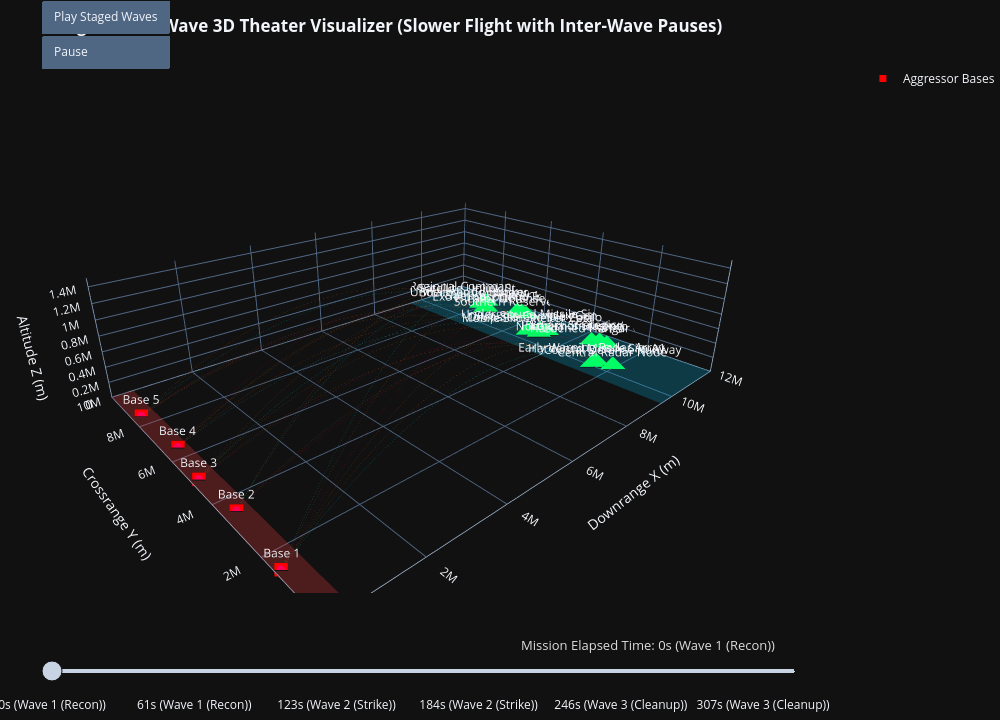

Notebook code for this chart:
### Code cell
# ==============================================================================
# 6. SLOWER STAGED-WAVE PLAYABLE / PAUSABLE 3D THEATER VISUALIZER
# ==============================================================================
def build_staged_wave_3d_visualizer(flight_records, target_list, n_frames=100, t_total_sim=320.0):
    fig = go.Figure()
    
    # 1. Base Battlefield Zones
    base_traces = [
        go.Mesh3d(
            x=[0, 500e3, 500e3, 0], y=[0, 0, 10000e3, 10000e3], z=[0, 0, 0, 0],
            color='rgba(255, 60, 60, 0.25)', name='Aggressor Sector (0-500 km)', hoverinfo='name'
        ),
        go.Mesh3d(
            x=[9500e3, 12000e3, 12000e3, 9500e3], y=[0, 0, 10000e3, 10000e3], z=[0, 0, 0, 0],
            color='rgba(0, 200, 255, 0.22)', name='Defended Target Sector (>= 10,000 km)', hoverinfo='name'
        ),
        go.Scatter3d(
            x=AGGRESSOR_LAUNCH_BASES[:, 0], y=AGGRESSOR_LAUNCH_BASES[:, 1], z=AGGRESSOR_LAUNCH_BASES[:, 2],
            mode='markers+text', marker=dict(size=7, color='red', symbol='square'),
            text=[f"Base {i+1}" for i in range(len(AGGRESSOR_LAUNCH_BASES))],
            textposition='top center', name='Aggressor Bases'
        )
    ]
    
    # 2. Vital Targets
    for t in target_list:
        base_traces.append(go.Scatter3d(
            x=[t['x']], y=[t['y']], z=[0],
            mode='markers+text',
            marker=dict(size=8, color='#00ff66' if t['status']=='DESTROYED' else '#ff2244', symbol='diamond'),
            text=[t['name']], textposition='top center',
            name=f"Target: {t['name']}", showlegend=False
        ))
        
    # Pre-calculate continuous 3D paths for all missiles
    missile_info = []
    
    for m in flight_records:
        lp = m['launch_pos']
        tp = m['target_pos']
        apogee = m['apogee_km'] * 1e3
        col = m['color']
        
        missile_info.append({
            'record': m,
            'lp': lp,
            'tp': tp,
            'apogee': apogee,
            'col': col,
            't_launch': m['t_launch'],
            't_impact': m['t_impact']
        })
        
        # Static dashed guide line
        u_pts = np.linspace(0.0, 1.0, 40)
        gx = lp[0] + u_pts * (tp[0] - lp[0])
        gy = lp[1] + u_pts * (tp[1] - lp[1])
        gz = 4.0 * apogee * u_pts * (1.0 - u_pts)
        base_traces.append(go.Scatter3d(
            x=gx, y=gy, z=gz,
            mode='lines', line=dict(color=col, width=1.5, dash='dot'),
            opacity=0.20, showlegend=False, hoverinfo='none'
        ))
        
    # Initial Frame 0 Active Traces
    for mi in missile_info:
        col = mi['col']
        base_traces.append(go.Scatter3d(x=[mi['lp'][0]], y=[mi['lp'][1]], z=[0], mode='lines', line=dict(color=col, width=3), showlegend=False))
        base_traces.append(go.Scatter3d(x=[mi['lp'][0]], y=[mi['lp'][1]], z=[0], mode='markers', marker=dict(size=5, color=col, symbol='circle'), showlegend=False))
        base_traces.append(go.Scatter3d(x=[], y=[], z=[], mode='markers', marker=dict(size=1, color='gold'), showlegend=False))
        
    fig = go.Figure(data=base_traces)
    
    # Generate Timeline Frames
    t_timeline = np.linspace(0.0, t_total_sim, n_frames)
    frames = []
    
    for k, curr_t in enumerate(t_timeline):
        frame_data = []
        for mi in missile_info:
            lp = mi['lp']
            tp = mi['tp']
            apogee = mi['apogee']
            col = mi['col']
            tl = mi['t_launch']
            ti = mi['t_impact']
            rec = mi['record']
            
            if curr_t < tl:
                # Missile has not launched yet (stay at base)
                frame_data.append(go.Scatter3d(x=[lp[0]], y=[lp[1]], z=[0]))
                frame_data.append(go.Scatter3d(x=[lp[0]], y=[lp[1]], z=[0], text=[f"Missile #{rec['missile_id']}<br>Status: Standby on Launch Pad"]))
                frame_data.append(go.Scatter3d(x=[], y=[], z=[]))
            elif curr_t <= ti:
                # Missile is in active flight
                progress = (curr_t - tl) / max(1.0, (ti - tl))
                sub_u = np.linspace(0.0, progress, 25)
                tx = lp[0] + sub_u * (tp[0] - lp[0])
                ty = lp[1] + sub_u * (tp[1] - lp[1])
                tz = 4.0 * apogee * sub_u * (1.0 - sub_u)
                
                curr_head_x = tx[-1]
                curr_head_y = ty[-1]
                curr_head_z = tz[-1]
                
                frame_data.append(go.Scatter3d(x=tx, y=ty, z=tz))
                frame_data.append(go.Scatter3d(
                    x=[curr_head_x], y=[curr_head_y], z=[curr_head_z],
                    text=[f"Missile #{rec['missile_id']} ({rec['wave']})<br>{rec['role']}<br>Alt: {curr_head_z/1e3:.1f}km<br>Speed: Mach {rec['speed_mach']:.1f}"]
                ))
                frame_data.append(go.Scatter3d(x=[], y=[], z=[]))
            else:
                # Missile has completed flight / impacted
                full_u = np.linspace(0.0, 1.0, 25)
                tx = lp[0] + full_u * (tp[0] - lp[0])
                ty = lp[1] + full_u * (tp[1] - lp[1])
                tz = 4.0 * apogee * full_u * (1.0 - full_u)
                
                frame_data.append(go.Scatter3d(x=tx, y=ty, z=tz))
                frame_data.append(go.Scatter3d(x=[tp[0]], y=[tp[1]], z=[0], text=[f"Missile #{rec['missile_id']}<br>Outcome: {rec['outcome']}"]))
                
                # Explosion burst within 15s of impact
                dt_post = curr_t - ti
                if dt_post <= 15.0:
                    exp = 1.0 - (dt_post / 15.0)
                    np.random.seed(int(300 + k + rec['missile_id']))
                    n_b = 6
                    bx = tp[0] + np.random.uniform(-35e3*exp, 35e3*exp, n_b)
                    by = tp[1] + np.random.uniform(-35e3*exp, 35e3*exp, n_b)
                    bz = np.random.uniform(0.0, 25e3*exp, n_b)
                    frame_data.append(go.Scatter3d(x=bx, y=by, z=bz, mode='markers', marker=dict(size=6, color='gold', symbol='circle')))
                else:
                    frame_data.append(go.Scatter3d(x=[], y=[], z=[]))
                    
        base_offset = 3 + len(target_list) + len(missile_info)
        trace_indices = list(range(base_offset, base_offset + len(frame_data)))
        frames.append(go.Frame(data=frame_data, traces=trace_indices, name=f"t_{k}"))
        
    fig.frames = frames
    
    # Slider steps
    slider_steps = []
    for k in range(n_frames):
        t_sec = t_timeline[k]
        phase_label = "Wave 1 (Recon)" if t_sec < 80 else ("Recon Pause" if t_sec < 110 else ("Wave 2 (Strike)" if t_sec < 190 else ("BDA Pause" if t_sec < 220 else "Wave 3 (Cleanup)")))
        slider_steps.append({
            'args': [[f"t_{k}"], {'frame': {'duration': 80, 'redraw': True}, 'mode': 'immediate'}],
            'label': f"{t_sec:.0f}s ({phase_label})",
            'method': 'animate'
        })
        
    fig.update_layout(
        title='<b>Staged Multi-Wave 3D Theater Visualizer (Slower Flight with Inter-Wave Pauses)</b>',
        updatemenus=[{
            'type': 'buttons',
            'showactive': False,
            'x': 0.05,
            'y': 1.12,
            'xanchor': 'left',
            'yanchor': 'top',
            'buttons': [
                {
                    'label': 'Play Staged Waves',
                    'method': 'animate',
                    'args': [None, {'frame': {'duration': 80, 'redraw': True}, 'fromcurrent': True, 'transition': {'duration': 0}}]
                },
                {
                    'label': 'Pause',
                    'method': 'animate',
                    'args': [[None], {'frame': {'duration': 0, 'redraw': False}, 'mode': 'immediate', 'transition': {'duration': 0}}]
                }
            ]
        }],
        sliders=[{
            'active': 0,
            'yanchor': 'top',
            'xanchor': 'left',
            'currentvalue': {'font': {'size': 13, 'color': '#ddd'}, 'prefix': 'Mission Elapsed Time: ', 'visible': True, 'xanchor': 'right'},
            'transition': {'duration': 80},
            'pad': {'b': 10, 't': 40},
            'len': 0.9,
            'x': 0.05,
            'y': 0,
            'steps': slider_steps
        }],
        scene=dict(
            xaxis=dict(title='Downrange X (m)', range=[0, 12000e3]),
            yaxis=dict(title='Crossrange Y (m)', range=[0, 10000e3]),
            zaxis=dict(title='Altitude Z (m)', range=[0, 1500e3]),
            aspectmode='manual',
            aspectratio=dict(x=2.4, y=1.8, z=0.6),
            camera=dict(eye=dict(x=-1.9, y=-2.1, z=1.2))
        ),
        template='plotly_dark',
        width=1000,
        height=720,
        margin=dict(l=0, r=0, b=0, t=60)
    )
    
    return fig

playable_fig = build_staged_wave_3d_visualizer(flight_log, simulated_targets, n_frames=100, t_total_sim=320.0)
playable_fig.show()
print("Staged Wave 3D Theater Visualizer rendered with Play/Pause controls and inter-wave evaluation pauses.")
